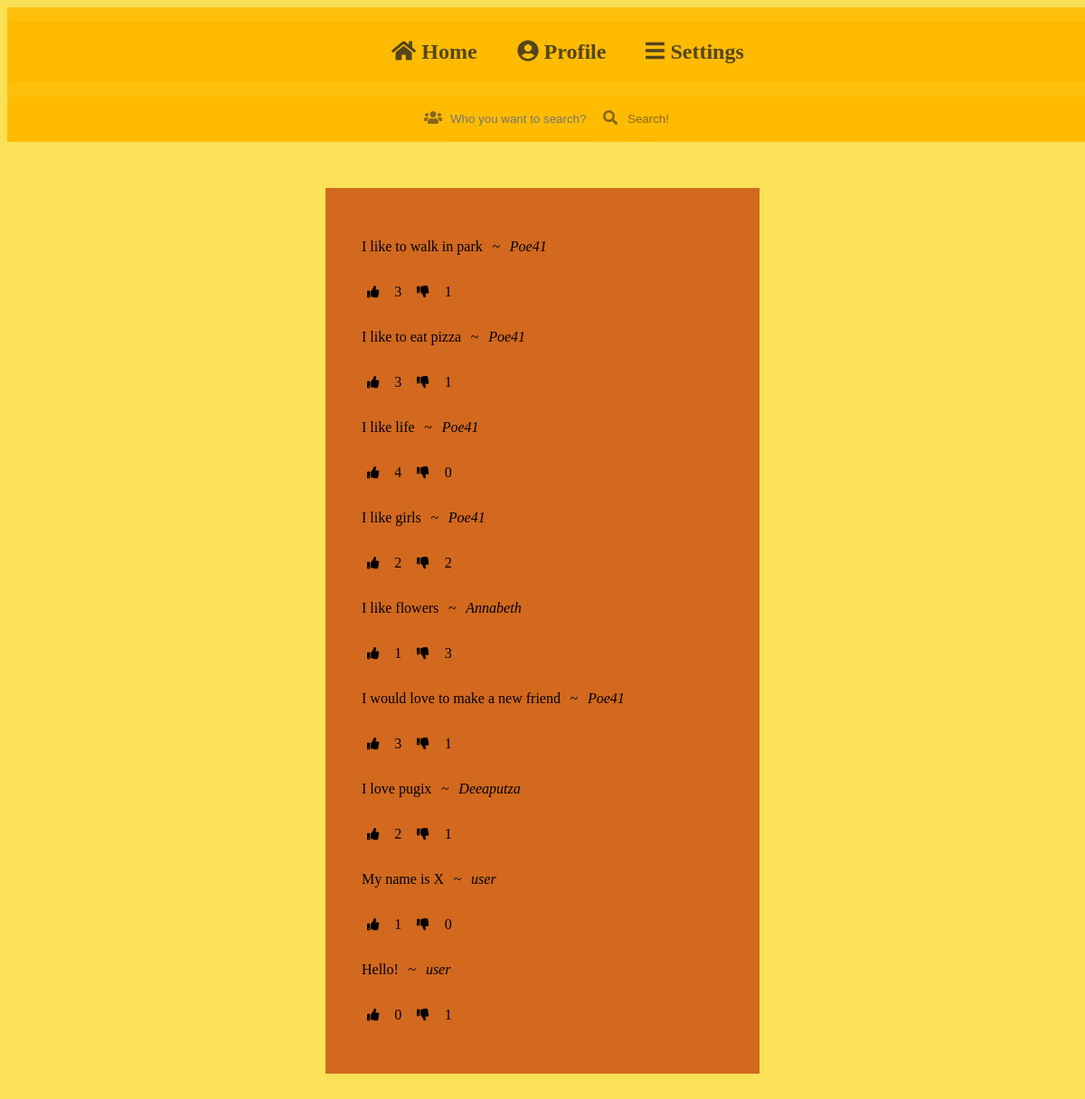
The page /home on the database its author committed.
### models.py (models this page shows)
class Post(db.Model):
    id = db.Column(db.Integer, primary_key = True)
    username = db.Column(db.Text, nullable=False,)
    post = db.Column(db.Text, nullable=False)
    time = db.Column(db.Text)
    likes = db.Column(db.Integer, nullable=False)
    dislikes = db.Column(db.Integer, nullable=False)

### app.py (the view)
@app.route("/home", methods=['POST','GET'])
def homePage():
    userInSession = False
    if "usrSes" in session:
        userInSession = True
        if request.method == "POST":
            postSomething = request.form["post"]
            localtime = time.asctime( time.localtime(time.time()) )
            insertDB = Post(username = session["usrSes"],
                            post = postSomething,
                            time = localtime,
                            likes = 0,
                            dislikes = 0)
            db.session.add(insertDB)
            db.session.commit()
        userWhoLiked = session['usrSes']
        fromDB = PostUsers.query.filter_by(userId=userWhoLiked).all()
        k=0
        for k in range(len(fromDB)):
            k+=1
        selectPost = Post.query.all()
        i=0
        for i in range(len(selectPost)):
            i+=1
        return render_template("home.html", postOnWebsite = selectPost, i = i, userInSession = userInSession, numberOfRepetition = k, fromDB = fromDB)
    else:
        selectPost = Post.query.all()
        i=0
        for i in range(len(selectPost)):
            i+=1
        return render_template("home.html", postOnWebsite = selectPost, i = i, userInSession = userInSession)

### templates/home.html (shortened to what this page needs)
{% extends "base.html" %}
{% block search %}
<div class="search">
    <form action="http://127.0.0.1:5000/otheruserprofile" method="POST">
        <form action="" method="POST">
        <i class="fas fa-users"></i>
        <input class="search_bar" type="text" name="searchedUser" placeholder="Who you want to search?">
        <i class="fas fa-search"></i>
        <input class="submit_search" type="submit" value="Search!">
    </form>
</div>
{% endblock %}
{% block body %}
<div style="height:100px;"></div>
<div class="likedislike">
    {% for k in range(i)%}
    <div style="display: flex;">
        <p id="{{k+1}}" >{{postOnWebsite[k].post}}</p>
        <p style="width: 30px;text-align: center;" >~</p>
        <p><i>{{postOnWebsite[k].username}}</i></p>
    </div>
    <div style="display: flex; text-align:center;">
        <button onclick=like({{k+1}}) ><i class="fas fa-thumbs-up"></i></button><p style="width: 30px;text-align: center;" id="{{k+1}}likes">{{postOnWebsite[k].likes}}</p>
        <button onclick=dislike({{k+1}})><i class="fas fa-thumbs-down"></i></button><p style="width: 30px;text-align: center;" id="{{k+1}}dislikes">{{postOnWebsite[k].dislikes}}</p>
    </div>
    {% endfor %}
</div>
{% endblock %}

### templates/base.html (shortened to what this page needs)
<!DOCTYPE html>
<html>
    <head>
        <link type="text/css" href="{{ url_for('static', filename='css/main.css') }}" rel="stylesheet">
        <link rel="stylesheet" href="https://cdnjs.cloudflare.com/ajax/libs/font-awesome/4.7.0/css/font-awesome.min.css">
    </head>
    <body>
        <div class="menu">
            <nav>
                <ul>
                    <li><a href="home"><h1><i class="fas fa-home"></i> Home</h1></a></li>
                    <li><a href="profile"><h1><i class="fas fa-user-circle"></i>  Profile</h1></a></li>
                    <li class="settings">
                        <a href="#"><h1><i class="fas fa-bars"></i>  Settings</h1></a>
                    </li>
                </ul>
            </nav>
            {% block search%}{% endblock %}
        </div>
       <div class="content">
        {% block body %} {% endblock %}
       </div>
    </body>
</html>

### static/css/main.css (style rules this page uses)
body { background-color: #fae157; }
.menu { background-color: rgba(255, 187, 0, 0.876); position: fixed; margin-top:0; overflow: hidden; width: 100%; }
.menu nav { background-color: rgba(255, 187, 0, 0.876); text-align: center; margin:auto; }
.menu li { display: inline-block; margin-left: 20px; margin-right: 20px; color:#54451d; }
.menu a { text-decoration: none; color:#54451d; }
.content { padding:100px; text-align:left; }
.likedislike { background-color: chocolate; width:400px; margin:auto; padding: 40px; }
.likedislike button { background-color: chocolate; border:none; }
.search { margin:auto; height:50px; text-align: center; background-color:rgba(255, 187, 0, 0.876); color:#85651c; }
.search_bar { height: 40px; padding:5px; width: 160px; background-color:rgba(255, 187, 0, 0.876); border: none; }
.submit_search { height: 40px; width: 60px; border-radius: 20%; border: none; background-color: rgba(255, 187, 0, 0.876); color:#8b6919; }

### rows shown on the page
Post: post "I like to walk in park", username "Poe41", likes "3", dislikes "1"
Post: post "I like to eat pizza", username "Poe41", likes "3", dislikes "1"
Post: post "I like life", username "Poe41", likes "4", dislikes "0"
Post: post "I like girls", username "Poe41", likes "2", dislikes "2"
Post: post "I like flowers", username "Annabeth", likes "1", dislikes "3"
Post: post "I would love to make a new friend", username "Poe41", likes "3", dislikes "1"
Post: post "I love pugix", username "Deeaputza", likes "2", dislikes "1"
Post: post "My name is X", username "user", likes "1", dislikes "0"
Post: post "Hello!", username "user", likes "0", dislikes "1"
